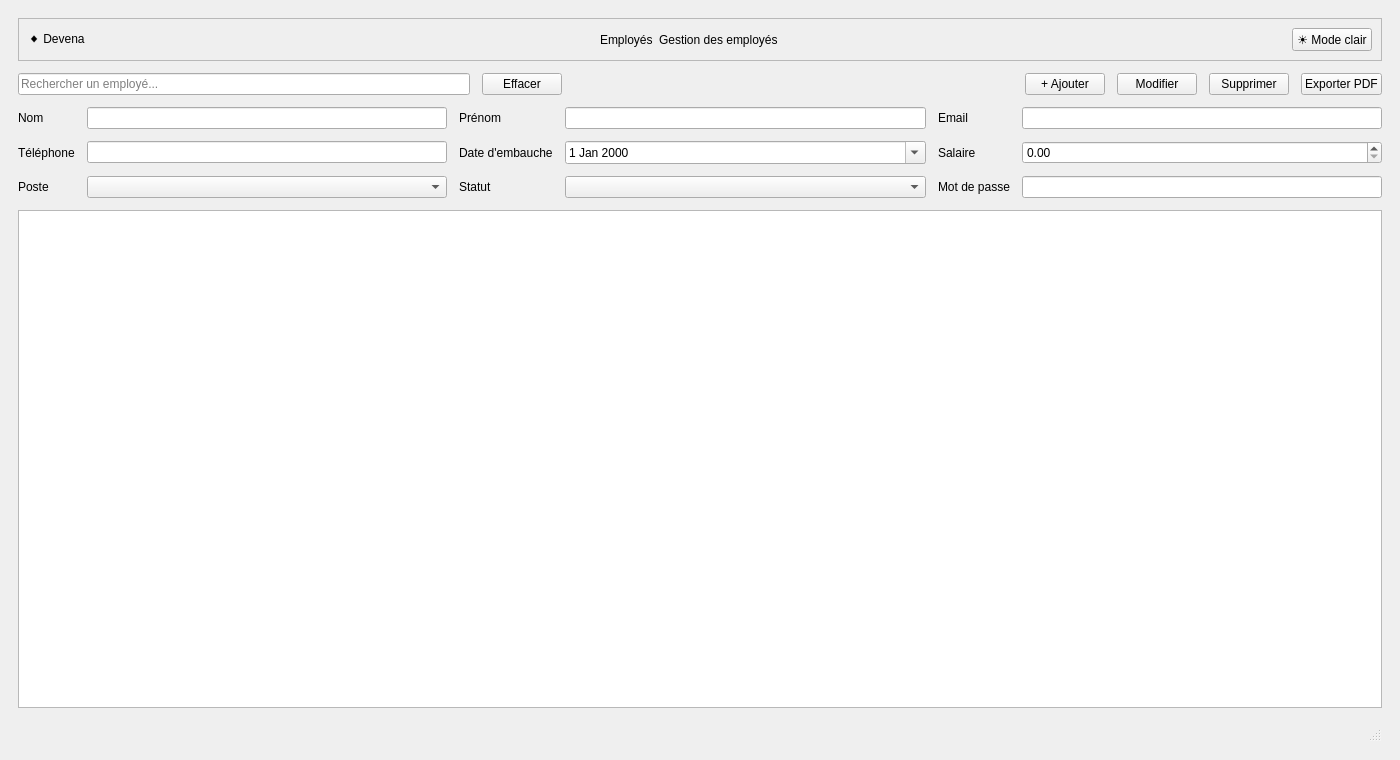
<?xml version="1.0" encoding="UTF-8"?>
<ui version="4.0">
 <class>EmployePage</class>
 <widget class="QWidget" name="EmployePage">
  <property name="geometry"><rect><x>0</x><y>0</y><width>1400</width><height>760</height></rect></property>
  <layout class="QVBoxLayout" name="verticalLayout">
   <property name="spacing"><number>12</number></property>
   <property name="leftMargin"><number>18</number></property>
   <property name="topMargin"><number>18</number></property>
   <property name="rightMargin"><number>18</number></property>
   <property name="bottomMargin"><number>18</number></property>
   <item>
    <widget class="QFrame" name="headerFrame">
     <property name="frameShape"><enum>QFrame::StyledPanel</enum></property>
     <layout class="QHBoxLayout" name="headerLayout">
      <item><widget class="QLabel" name="logoLabel"><property name="text"><string>◆ Devena</string></property></widget></item>
      <item><spacer name="headerSpacer"><property name="orientation"><enum>Qt::Horizontal</enum></property><property name="sizeHint" stdset="0"><size><width>40</width><height>20</height></size></property></spacer></item>
      <item><widget class="QLabel" name="titleLabel"><property name="text"><string>Employés</string></property></widget></item>
      <item><widget class="QLabel" name="subtitleLabel"><property name="text"><string>Gestion des employés</string></property></widget></item>
      <item><spacer name="headerSpacer2"><property name="orientation"><enum>Qt::Horizontal</enum></property><property name="sizeHint" stdset="0"><size><width>40</width><height>20</height></size></property></spacer></item>
      <item><widget class="QPushButton" name="btnTheme"><property name="text"><string>☀ Mode clair</string></property></widget></item>
     </layout>
    </widget>
   </item>
   <item>
    <layout class="QHBoxLayout" name="searchLayout">
     <item><widget class="QLineEdit" name="txtRecherche"><property name="placeholderText"><string>Rechercher un employé...</string></property></widget></item>
     <item><widget class="QPushButton" name="btnEffacerRecherche"><property name="text"><string>Effacer</string></property></widget></item>
     <item><spacer name="searchSpacer"><property name="orientation"><enum>Qt::Horizontal</enum></property><property name="sizeHint" stdset="0"><size><width>40</width><height>20</height></size></property></spacer></item>
     <item><widget class="QPushButton" name="btnAjouter"><property name="text"><string>+ Ajouter</string></property></widget></item>
     <item><widget class="QPushButton" name="btnModifier"><property name="text"><string>Modifier</string></property></widget></item>
     <item><widget class="QPushButton" name="btnSupprimer"><property name="text"><string>Supprimer</string></property></widget></item>
     <item><widget class="QPushButton" name="btnExporterPDF"><property name="text"><string>Exporter PDF</string></property></widget></item>
    </layout>
   </item>
   <item>
    <layout class="QGridLayout" name="formLayout">
     <item row="0" column="0"><widget class="QLabel" name="labelNom"><property name="text"><string>Nom</string></property></widget></item>
     <item row="0" column="1"><widget class="QLineEdit" name="txtNom"/></item>
     <item row="0" column="2"><widget class="QLabel" name="labelPrenom"><property name="text"><string>Prénom</string></property></widget></item>
     <item row="0" column="3"><widget class="QLineEdit" name="txtPrenom"/></item>
     <item row="0" column="4"><widget class="QLabel" name="labelEmail"><property name="text"><string>Email</string></property></widget></item>
     <item row="0" column="5"><widget class="QLineEdit" name="txtEmail"/></item>
     <item row="1" column="0"><widget class="QLabel" name="labelTelephone"><property name="text"><string>Téléphone</string></property></widget></item>
     <item row="1" column="1"><widget class="QLineEdit" name="txtTelephone"/></item>
     <item row="1" column="2"><widget class="QLabel" name="labelDate"><property name="text"><string>Date d'embauche</string></property></widget></item>
     <item row="1" column="3"><widget class="QDateEdit" name="dateEmbauche"><property name="calendarPopup"><bool>true</bool></property></widget></item>
     <item row="1" column="4"><widget class="QLabel" name="labelSalaire"><property name="text"><string>Salaire</string></property></widget></item>
     <item row="1" column="5"><widget class="QDoubleSpinBox" name="salaire"/></item>
     <item row="2" column="0"><widget class="QLabel" name="labelPoste"><property name="text"><string>Poste</string></property></widget></item>
     <item row="2" column="1"><widget class="QComboBox" name="comboPoste"/></item>
     <item row="2" column="2"><widget class="QLabel" name="labelStatut"><property name="text"><string>Statut</string></property></widget></item>
     <item row="2" column="3"><widget class="QComboBox" name="comboStatut"/></item>
     <item row="2" column="4"><widget class="QLabel" name="labelPassword"><property name="text"><string>Mot de passe</string></property></widget></item>
     <item row="2" column="5"><widget class="QLineEdit" name="txtMotDePasse"><property name="echoMode"><enum>QLineEdit::Password</enum></property></widget></item>
    </layout>
   </item>
   <item>
    <widget class="QTableWidget" name="tableEmployes"><property name="minimumSize"><size><width>0</width><height>360</height></size></property></widget>
   </item>
   <item>
    <widget class="QStatusBar" name="statusbar"/>
   </item>
  </layout>
 </widget>
 <resources/>
 <connections/>
</ui>
